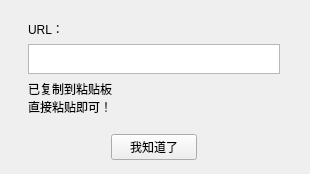
<?xml version="1.0" encoding="UTF-8"?>
<ui version="4.0">
 <class>PastePrompt</class>
 <widget class="QWidget" name="PastePrompt">
  <property name="geometry">
   <rect>
    <x>0</x>
    <y>0</y>
    <width>310</width>
    <height>163</height>
   </rect>
  </property>
  <property name="windowTitle">
   <string>Form</string>
  </property>
  <layout class="QGridLayout" name="gridLayout_2">
   <item row="0" column="1" colspan="3">
    <widget class="QWidget" name="mainWidget" native="true">
     <layout class="QGridLayout" name="gridLayout">
      <item row="0" column="0">
       <widget class="QLabel" name="titleLab">
        <property name="text">
         <string>URL：</string>
        </property>
       </widget>
      </item>
      <item row="1" column="0">
       <widget class="QTextBrowser" name="urlBrowser">
        <property name="enabled">
         <bool>true</bool>
        </property>
        <property name="maximumSize">
         <size>
          <width>16777215</width>
          <height>30</height>
         </size>
        </property>
       </widget>
      </item>
      <item row="2" column="0">
       <widget class="QLabel" name="promptLab">
        <property name="text">
         <string>已复制到粘贴板
直接粘贴即可！</string>
        </property>
       </widget>
      </item>
     </layout>
    </widget>
   </item>
   <item row="2" column="2">
    <widget class="QPushButton" name="closeBtn">
     <property name="text">
      <string>我知道了</string>
     </property>
    </widget>
   </item>
   <item row="2" column="0" colspan="2">
    <spacer name="horizontalSpacer">
     <property name="orientation">
      <enum>Qt::Horizontal</enum>
     </property>
     <property name="sizeHint" stdset="0">
      <size>
       <width>96</width>
       <height>32</height>
      </size>
     </property>
    </spacer>
   </item>
   <item row="2" column="3" colspan="2">
    <spacer name="horizontalSpacer_4">
     <property name="orientation">
      <enum>Qt::Horizontal</enum>
     </property>
     <property name="sizeHint" stdset="0">
      <size>
       <width>98</width>
       <height>32</height>
      </size>
     </property>
    </spacer>
   </item>
  </layout>
 </widget>
 <resources/>
 <connections/>
</ui>
